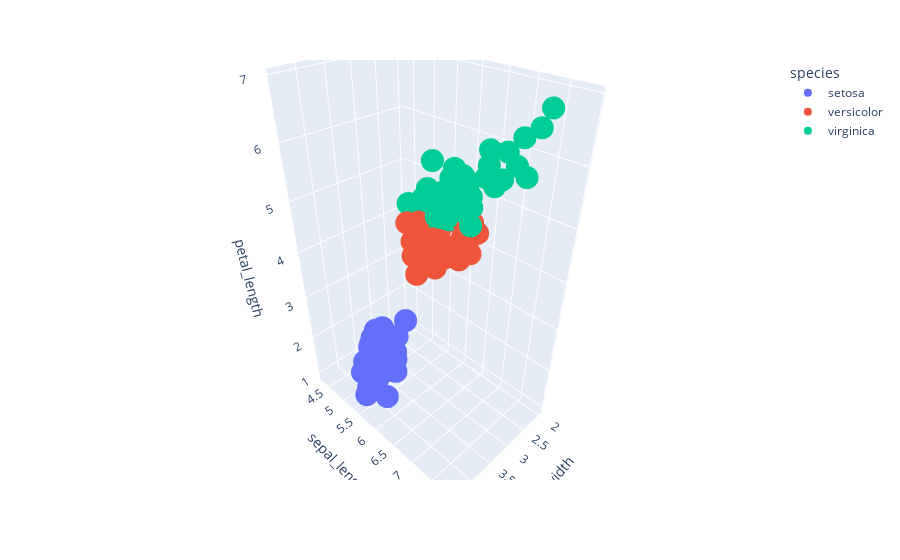
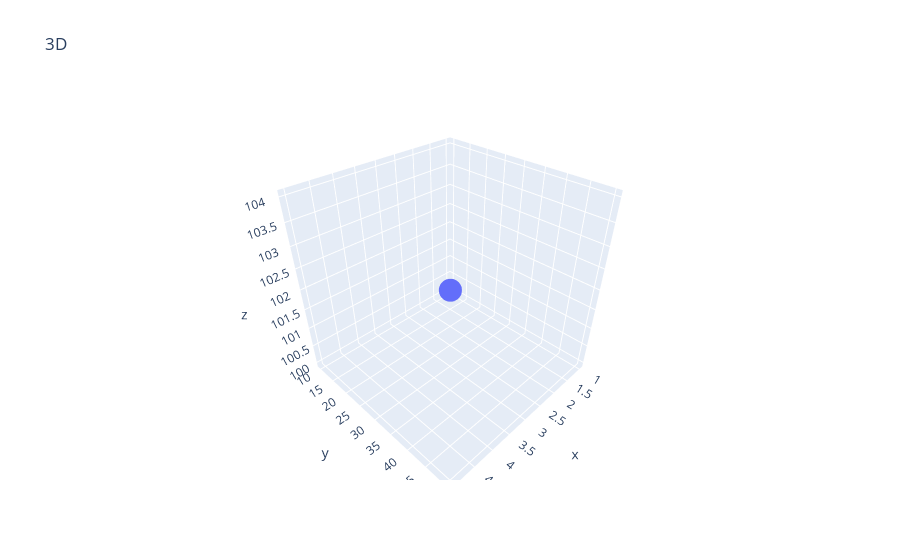

These figures' notebook cell, in order:
### Code cell
import plotly.express as px
df = px.data.iris()
fig = px.scatter_3d(df, x='sepal_width', y='sepal_length', z='petal_length', color = 'species')
fig.show()
import pandas as pd
data = {
    'x': [1,2,3,4,5],
    'y': [10,20,30,40,50],
    'z': [100,101,102,103,104]
}
df2 = pd.DataFrame(data)
fig2 = px.scatter_3d(df2, x='x', y='y', z='z', title = '3D')
fig2.show()

### Figure 1 — Plotly figure (JSON) as saved in the notebook; plotly's stock layout.template omitted (floating-point values rounded to 4 significant figures)
{"data": [{"hovertemplate": "species=setosa<br>sepal_width=%{x}<br>sepal_length=%{y}<br>petal_length=%{z}<extra></extra>", "legendgroup": "setosa", "marker": {"color": "#636efa", "symbol": "circle"}, "mode": "markers", "name": "setosa", "scene": "scene", "showlegend": true, "type": "scatter3d", "x": [3.5, 3, 3.2, 3.1, 3.6, 3.9, 3.4, 3.4, 2.9, 3.1, 3.7, 3.4, 3, 3, 4, 4.4, 3.9, 3.5, 3.8, 3.8, 3.4, 3.7, 3.6, 3.3, 3.4, 3, 3.4, 3.5, 3.4, 3.2, 3.1, 3.4, 4.1, 4.2, 3.1, 3.2, 3.5, 3.1, 3, 3.4, 3.5, 2.3, 3.2, 3.5, 3.8, 3, 3.8, 3.2, 3.7, 3.3], "y": [5.1, 4.9, 4.7, 4.6, 5, 5.4, 4.6, 5, 4.4, 4.9, 5.4, 4.8, 4.8, 4.3, 5.8, 5.7, 5.4, 5.1, 5.7, 5.1, 5.4, 5.1, 4.6, 5.1, 4.8, 5, 5, 5.2, 5.2, 4.7, 4.8, 5.4, 5.2, 5.5, 4.9, 5, 5.5, 4.9, 4.4, 5.1, 5, 4.5, 4.4, 5, 5.1, 4.8, 5.1, 4.6, 5.3, 5], "z": [1.4, 1.4, 1.3, 1.5, 1.4, 1.7, 1.4, 1.5, 1.4, 1.5, 1.5, 1.6, 1.4, 1.1, 1.2, 1.5, 1.3, 1.4, 1.7, 1.5, 1.7, 1.5, 1, 1.7, 1.9, 1.6, 1.6, 1.5, 1.4, 1.6, 1.6, 1.5, 1.5, 1.4, 1.5, 1.2, 1.3, 1.5, 1.3, 1.5, 1.3, 1.3, 1.3, 1.6, 1.9, 1.4, 1.6, 1.4, 1.5, 1.4]}, {"hovertemplate": "species=versicolor<br>sepal_width=%{x}<br>sepal_length=%{y}<br>petal_length=%{z}<extra></extra>", "legendgroup": "versicolor", "marker": {"color": "#EF553B", "symbol": "circle"}, "mode": "markers", "name": "versicolor", "scene": "scene", "showlegend": true, "type": "scatter3d", "x": [3.2, 3.2, 3.1, 2.3, 2.8, 2.8, 3.3, 2.4, 2.9, 2.7, 2, 3, 2.2, 2.9, 2.9, 3.1, 3, 2.7, 2.2, 2.5, 3.2, 2.8, 2.5, 2.8, 2.9, 3, 2.8, 3, 2.9, 2.6, 2.4, 2.4, 2.7, 2.7, 3, 3.4, 3.1, 2.3, 3, 2.5, 2.6, 3, 2.6, 2.3, 2.7, 3, 2.9, 2.9, 2.5, 2.8], "y": [7, 6.4, 6.9, 5.5, 6.5, 5.7, 6.3, 4.9, 6.6, 5.2, 5, 5.9, 6, 6.1, 5.6, 6.7, 5.6, 5.8, 6.2, 5.6, 5.9, 6.1, 6.3, 6.1, 6.4, 6.6, 6.8, 6.7, 6, 5.7, 5.5, 5.5, 5.8, 6, 5.4, 6, 6.7, 6.3, 5.6, 5.5, 5.5, 6.1, 5.8, 5, 5.6, 5.7, 5.7, 6.2, 5.1, 5.7], "z": [4.7, 4.5, 4.9, 4, 4.6, 4.5, 4.7, 3.3, 4.6, 3.9, 3.5, 4.2, 4, 4.7, 3.6, 4.4, 4.5, 4.1, 4.5, 3.9, 4.8, 4, 4.9, 4.7, 4.3, 4.4, 4.8, 5, 4.5, 3.5, 3.8, 3.7, 3.9, 5.1, 4.5, 4.5, 4.7, 4.4, 4.1, 4, 4.4, 4.6, 4, 3.3, 4.2, 4.2, 4.2, 4.3, 3, 4.1]}, {"hovertemplate": "species=virginica<br>sepal_width=%{x}<br>sepal_length=%{y}<br>petal_length=%{z}<extra></extra>", "legendgroup": "virginica", "marker": {"color": "#00cc96", "symbol": "circle"}, "mode": "markers", "name": "virginica", "scene": "scene", "showlegend": true, "type": "scatter3d", "x": [3.3, 2.7, 3, 2.9, 3, 3, 2.5, 2.9, 2.5, 3.6, 3.2, 2.7, 3, 2.5, 2.8, 3.2, 3, 3.8, 2.6, 2.2, 3.2, 2.8, 2.8, 2.7, 3.3, 3.2, 2.8, 3, 2.8, 3, 2.8, 3.8, 2.8, 2.8, 2.6, 3, 3.4, 3.1, 3, 3.1, 3.1, 3.1, 2.7, 3.2, 3.3, 3, 2.5, 3, 3.4, 3], "y": [6.3, 5.8, 7.1, 6.3, 6.5, 7.6, 4.9, 7.3, 6.7, 7.2, 6.5, 6.4, 6.8, 5.7, 5.8, 6.4, 6.5, 7.7, 7.7, 6, 6.9, 5.6, 7.7, 6.3, 6.7, 7.2, 6.2, 6.1, 6.4, 7.2, 7.4, 7.9, 6.4, 6.3, 6.1, 7.7, 6.3, 6.4, 6, 6.9, 6.7, 6.9, 5.8, 6.8, 6.7, 6.7, 6.3, 6.5, 6.2, 5.9], "z": [6, 5.1, 5.9, 5.6, 5.8, 6.6, 4.5, 6.3, 5.8, 6.1, 5.1, 5.3, 5.5, 5, 5.1, 5.3, 5.5, 6.7, 6.9, 5, 5.7, 4.9, 6.7, 4.9, 5.7, 6, 4.8, 4.9, 5.6, 5.8, 6.1, 6.4, 5.6, 5.1, 5.6, 6.1, 5.6, 5.5, 4.8, 5.4, 5.6, 5.1, 5.1, 5.9, 5.7, 5.2, 5, 5.2, 5.4, 5.1]}], "layout": {"legend": {"title": {"text": "species"}, "tracegroupgap": 0}, "margin": {"t": 60}, "scene": {"domain": {"x": [0, 1], "y": [0, 1]}, "xaxis": {"title": {"text": "sepal_width"}}, "yaxis": {"title": {"text": "sepal_length"}}, "zaxis": {"title": {"text": "petal_length"}}}}}

### Figure 2 — Plotly figure (JSON) as saved in the notebook; plotly's stock layout.template omitted (floating-point values rounded to 4 significant figures)
{"data": [{"hovertemplate": "x=%{x}<br>y=%{y}<br>z=%{z}<extra></extra>", "legendgroup": "", "marker": {"color": "#636efa", "symbol": "circle"}, "mode": "markers", "name": "", "scene": "scene", "showlegend": false, "type": "scatter3d", "x": [1, 2, 3, 4, 5], "y": [10, 20, 30, 40, 50], "z": [100, 101, 102, 103, 104]}], "layout": {"legend": {"tracegroupgap": 0}, "scene": {"domain": {"x": [0, 1], "y": [0, 1]}, "xaxis": {"title": {"text": "x"}}, "yaxis": {"title": {"text": "y"}}, "zaxis": {"title": {"text": "z"}}}, "title": {"text": "3D"}}}
